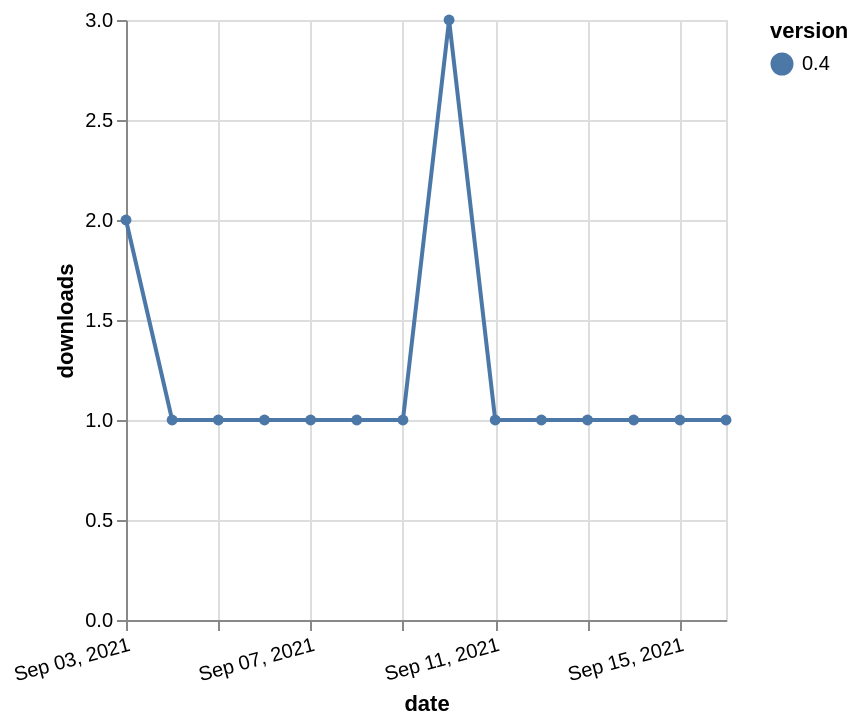

Vega-Lite specification for this chart:
### Vega-Lite specification from a JSON file in a GitHub repository (floating-point values rounded to 4 significant figures)
{"$schema": "https://vega.github.io/schema/vega-lite/v5.json", "description": "A simple bar chart with embedded data.", "data": {"values": [{"date": "2021-09-03", "total": 45, "delta": 2, "version": "0.4"}, {"date": "2021-09-04", "total": 46, "delta": 1, "version": "0.4"}, {"date": "2021-09-05", "total": 47, "delta": 1, "version": "0.4"}, {"date": "2021-09-06", "total": 48, "delta": 1, "version": "0.4"}, {"date": "2021-09-07", "total": 49, "delta": 1, "version": "0.4"}, {"date": "2021-09-08", "total": 50, "delta": 1, "version": "0.4"}, {"date": "2021-09-09", "total": 51, "delta": 1, "version": "0.4"}, {"date": "2021-09-10", "total": 54, "delta": 3, "version": "0.4"}, {"date": "2021-09-11", "total": 55, "delta": 1, "version": "0.4"}, {"date": "2021-09-12", "total": 56, "delta": 1, "version": "0.4"}, {"date": "2021-09-13", "total": 57, "delta": 1, "version": "0.4"}, {"date": "2021-09-14", "total": 58, "delta": 1, "version": "0.4"}, {"date": "2021-09-15", "total": 59, "delta": 1, "version": "0.4"}, {"date": "2021-09-16", "total": 60, "delta": 1, "version": "0.4"}]}, "width": "container", "mark": {"type": "line", "point": {"filled": true}}, "encoding": {"x": {"field": "date", "type": "temporal", "timeUnit": "yearmonthdate", "title": "date", "axis": {"labelAngle": -15}}, "y": {"field": "delta", "type": "quantitative", "title": "downloads"}, "color": {"field": "version", "type": "nominal"}, "tooltip": {"field": "delta"}}}
